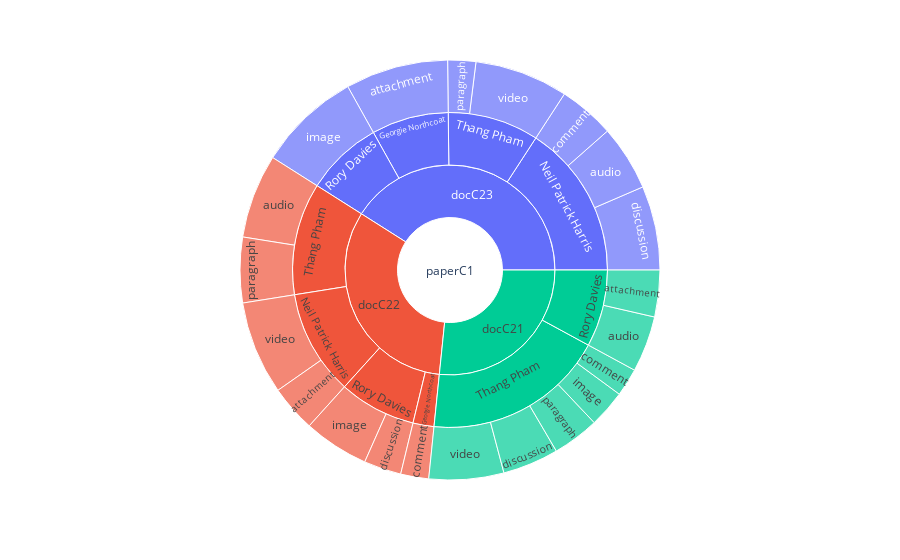

Write notebook code for a chart like this one.
### Markdown cell above
### Step 1: Get Data as Dataframe from Cassandra

The helper function *make_queries_get_df()* accepts a string of CQL statement as its argument.

It hides the details of connecting to Cassandra and executing CQL query using Python.

This means you can test out your CQL statement on Datastax Studio, and if you're happy with the result, you can simply copy and paste it into your Jupyter notebook.

The returned data will be a dataframe, ready to be processed and visualised.

### Code cell
from queries import make_queries_get_df
import pandas as pd
import chart_helper

contribution_by_paperC1_df = make_queries_get_df('''
SELECT paper_id, document_id, author_full_name, type, COUNT(type) as count
FROM component
WHERE course_id = 'courseC'
AND paper_id = 'paperC1'
GROUP BY document_id, type;
''')

#generate the figure object
chart_helper.quick_sunburst(contribution_by_paperC1_df).show()

### Figure 1 — Plotly figure (JSON) as saved in the notebook; plotly's stock layout.template omitted (floating-point values rounded to 4 significant figures)
{"data": [{"branchvalues": "total", "domain": {"x": [0, 1], "y": [0, 1]}, "hovertemplate": "labels=%{label}<br>count=%{value}<br>parent=%{parent}<br>id=%{id}<extra></extra>", "ids": ["paperC1/docC23/Georgie Northcoat/attachment", "paperC1/docC22/Neil Patrick Harris/attachment", "paperC1/docC21/Rory Davies/attachment", "paperC1/docC23/Neil Patrick Harris/audio", "paperC1/docC21/Rory Davies/audio", "paperC1/docC22/Thang Pham/audio", "paperC1/docC22/Georgie Northcoat/comment", "paperC1/docC23/Neil Patrick Harris/comment", "paperC1/docC21/Thang Pham/comment", "paperC1/docC23/Neil Patrick Harris/discussion", "paperC1/docC22/Rory Davies/discussion", "paperC1/docC21/Thang Pham/discussion", "paperC1/docC22/Rory Davies/image", "paperC1/docC23/Rory Davies/image", "paperC1/docC21/Thang Pham/image", "paperC1/docC21/Thang Pham/paragraph", "paperC1/docC22/Thang Pham/paragraph", "paperC1/docC23/Thang Pham/paragraph", "paperC1/docC22/Neil Patrick Harris/video", "paperC1/docC21/Thang Pham/video", "paperC1/docC23/Thang Pham/video", "paperC1/docC22/Georgie Northcoat", "paperC1/docC23/Georgie Northcoat", "paperC1/docC22/Neil Patrick Harris", "paperC1/docC23/Neil Patrick Harris", "paperC1/docC21/Rory Davies", "paperC1/docC22/Rory Davies", "paperC1/docC23/Rory Davies", "paperC1/docC21/Thang Pham", "paperC1/docC22/Thang Pham", "paperC1/docC23/Thang Pham", "paperC1/docC21", "paperC1/docC22", "paperC1/docC23", "paperC1"], "labels": ["attachment", "attachment", "attachment", "audio", "audio", "audio", "comment", "comment", "comment", "discussion", "discussion", "discussion", "image", "image", "image", "paragraph", "paragraph", "paragraph", "video", "video", "video", "Georgie Northcoat", "Georgie Northcoat", "Neil Patrick Harris", "Neil Patrick Harris", "Rory Davies", "Rory Davies", "Rory Davies", "Thang Pham", "Thang Pham", "Thang Pham", "docC21", "docC22", "docC23", "paperC1"], "name": "", "parents": ["paperC1/docC23/Georgie Northcoat", "paperC1/docC22/Neil Patrick Harris", "paperC1/docC21/Rory Davies", "paperC1/docC23/Neil Patrick Harris", "paperC1/docC21/Rory Davies", "paperC1/docC22/Thang Pham", "paperC1/docC22/Georgie Northcoat", "paperC1/docC23/Neil Patrick Harris", "paperC1/docC21/Thang Pham", "paperC1/docC23/Neil Patrick Harris", "paperC1/docC22/Rory Davies", "paperC1/docC21/Thang Pham", "paperC1/docC22/Rory Davies", "paperC1/docC23/Rory Davies", "paperC1/docC21/Thang Pham", "paperC1/docC21/Thang Pham", "paperC1/docC22/Thang Pham", "paperC1/docC23/Thang Pham", "paperC1/docC22/Neil Patrick Harris", "paperC1/docC21/Thang Pham", "paperC1/docC23/Thang Pham", "paperC1/docC22", "paperC1/docC23", "paperC1/docC22", "paperC1/docC23", "paperC1/docC21", "paperC1/docC22", "paperC1/docC23", "paperC1/docC21", "paperC1/docC22", "paperC1/docC23", "paperC1", "paperC1", "paperC1", ""], "type": "sunburst", "values": [11, 5, 5, 7, 6, 9, 3, 6, 3, 9, 4, 6, 7, 11, 4, 5, 7, 3, 10, 8, 10, 3, 11, 15, 22, 11, 11, 11, 26, 16, 13, 37, 45, 57, 139]}], "layout": {"legend": {"tracegroupgap": 0}, "margin": {"t": 60}}}
